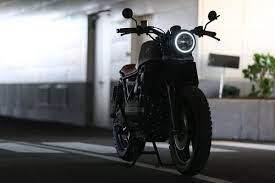
#> input picture bike.jfif, 275 x 183 px
$ jupyter execute Untitled.ipynb
#> lines starting #> are read from the running program, lines starting #| are printed output that depends on the picture; after the words box and inside, x2 and y2 are one past the last pixel; in counts of white or black regions, pixels touching at a corner belong together
[cell 1]
import cv2
import matplotlib.pyplot as plt

# Read the Image and convert to grayscale
BGR_image=cv2.imread('bike.jfif')
#> BGR_image is the input picture: shape (183, 275, 3); mean B, G, R 108.5, 107.9, 106.8
gray=cv2.cvtColor(BGR_image,cv2.COLOR_BGR2GRAY)
plt.imshow(gray)

# Use Global thresholding to segment the image
ret,thresh1=cv2.threshold(gray,100,255,cv2.THRESH_BINARY )
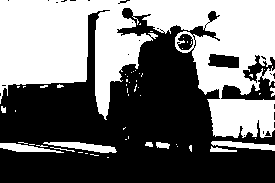
#> thresh1: shape (183, 275); 44.8% white; 55 white regions (45 under 20 px), largest, box (x1, y1, x2, y2) and area: (0, 0, 275, 138) 21018, (43, 142, 117, 153) 406, (211, 141, 275, 151) 339
ret,thresh2=cv2.threshold(gray,100,255,cv2.THRESH_BINARY_INV)
ret,thresh3=cv2.threshold(gray,100,255,cv2.THRESH_TRUNC)
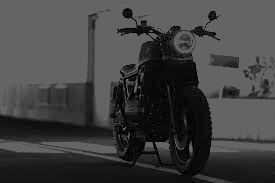
#> thresh3: shape (183, 275); min 0, max 100, mean 64.6
ret,thresh4=cv2.threshold(gray,100,255,cv2.THRESH_TOZERO)
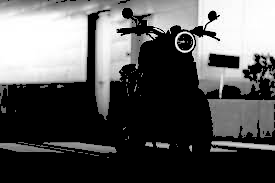
#> thresh4: shape (183, 275); min 0, max 255, mean 87.9
ret,thresh5=cv2.threshold(gray,100,255,cv2.THRESH_TOZERO_INV)
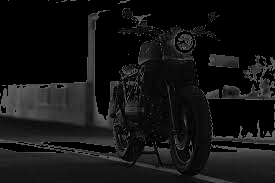
#> thresh5: shape (183, 275); min 0, max 100, mean 19.7

[cell 2]
img= cv2.GaussianBlur(gray,(3,3),0)
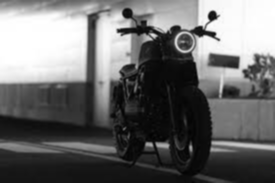
#> img: shape (183, 275); min 2, max 255, mean 107.6
th1 = cv2.adaptiveThreshold(gray, 255, cv2.ADAPTIVE_THRESH_MEAN_C,cv2.THRESH_BINARY, 11,2)
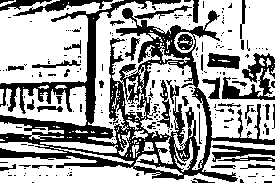
#> th1: shape (183, 275); 63.6% white; 222 black regions (177 under 20 px), largest, box (x1, y1, x2, y2) and area: (0, 0, 275, 182) 12343, (222, 53, 275, 100) 1009, (13, 0, 113, 16) 487
th2= cv2.adaptiveThreshold(gray, 255, cv2.ADAPTIVE_THRESH_GAUSSIAN_C,cv2.THRESH_BINARY, 11,2)
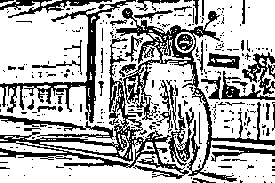
#> th2: shape (183, 275); 69.1% white; 310 black regions (264 under 20 px), largest, box (x1, y1, x2, y2) and area: (116, 8, 275, 182) 3343, (0, 38, 189, 179) 3274, (0, 0, 136, 123) 1934
titles = ['Original Image', 'Adaptive Mean Thresholding', "Adaptive Gaussian Thresholding"]
images =[img, th1, th2]
plt.title('Thresh binary')

plt.imshow(thresh2,cmap='gray')
plt.title('Thresh Binary Inverse')

plt.imshow(thresh3,cmap='gray')
plt.title('Thresh Truncate')

plt.imshow(thresh4,cmap='gray')
plt.title('Thresh to Zero')

plt.imshow(thresh5,cmap='gray')
plt.title("Thresh to Zero Inverse")

for i in range(3):
          plt.subplot (3,1,i+1),
          plt.imshow(images[i], 'gray')
          plt.title(titles[i])
          plt.xticks([]),plt.yticks([])
          plt.show()
          plt.imshow(thresh1,cmap='gray')

[cell 3]
ret2,th2 = cv2.threshold(gray,0,255,cv2.THRESH_BINARY+cv2.THRESH_OTSU)
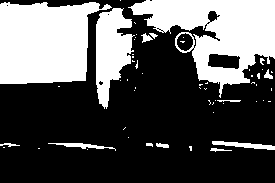
#> th2: shape (183, 275); 34.4% white; 57 white regions (43 under 20 px), largest, box (x1, y1, x2, y2) and area: (128, 0, 275, 98) 6990, (0, 2, 112, 84) 6988, (96, 8, 135, 109) 2404
#> ret2 = 134

plt.imshow(th2,cmap='gray')
plt.title("Thresh By Otsu's Method")

$ run again, with 1.jpg saved as bike.jfif
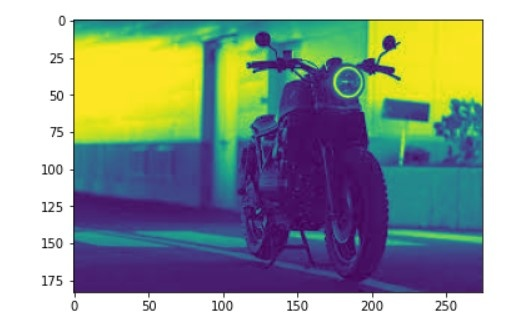
#> input picture 1.jpg, 531 x 331 px
#> BGR_image is the input picture: shape (331, 531, 3); mean B, G, R 155.1, 162.1, 153.3
#> `ret,thresh1=cv2.threshold(gray,100,255,cv2.THRESH_BINARY )`:
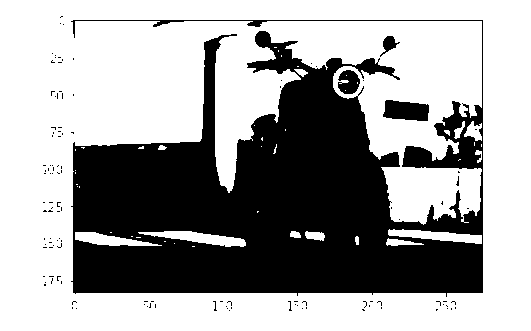
#> thresh1: shape (331, 531); 63.2% white; 118 black regions (114 under 20 px), largest, box (x1, y1, x2, y2) and area: (71, 20, 483, 297) 62911, (383, 100, 429, 121) 766, (338, 70, 360, 94) 387, (380, 36, 400, 57) 171
#> th1: shape (331, 531); 78.1% white; 462 black regions (358 under 20 px), largest, box (x1, y1, x2, y2) and area: (69, 19, 484, 298) 27194, (381, 98, 430, 123) 735, (234, 76, 263, 185) 705
#> `ret2,th2 = cv2.threshold(gray,0,255,cv2.THRESH_BINARY+cv2.THRESH_OTSU)`:
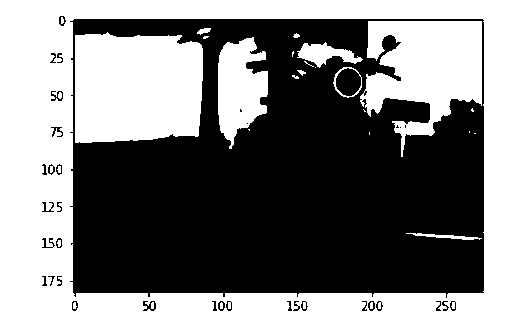
#> th2: shape (331, 531); 51.2% white; 35 black regions (5 under 20 px), largest, box (x1, y1, x2, y2) and area: (70, 19, 484, 298) 84779, (143, 301, 156, 311) 70, (51, 91, 63, 101) 60
#> ret2 = 156

$ run again, with 2.jpg saved as bike.jfif
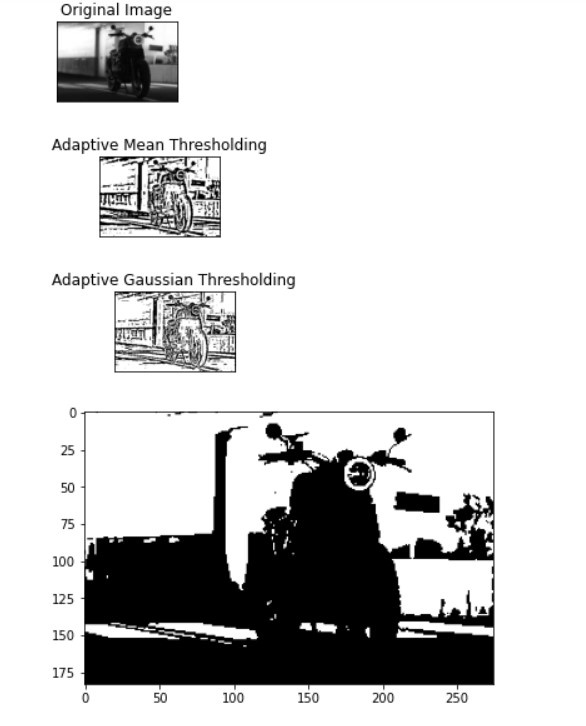
#> input picture 2.jpg, 586 x 726 px
#> BGR_image is the input picture: shape (726, 586, 3); min 0, max 255, mean 207.9
#> `ret,thresh1=cv2.threshold(gray,100,255,cv2.THRESH_BINARY )`:
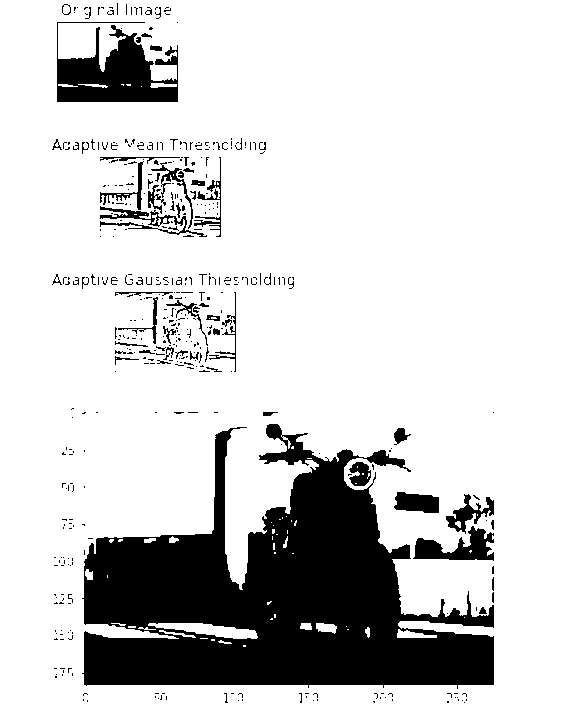
#> thresh1: shape (726, 586); 82.9% white; 445 black regions (379 under 20 px), largest, box (x1, y1, x2, y2) and area: (82, 424, 494, 689) 57696, (57, 22, 178, 102) 5473, (413, 526, 494, 561) 1432
#> th1: shape (726, 586); 90% white; 384 black regions (275 under 20 px), largest, box (x1, y1, x2, y2) and area: (80, 411, 495, 690) 20415, (56, 21, 179, 103) 5016, (99, 156, 221, 238) 4162
#> `ret2,th2 = cv2.threshold(gray,0,255,cv2.THRESH_BINARY+cv2.THRESH_OTSU)`:
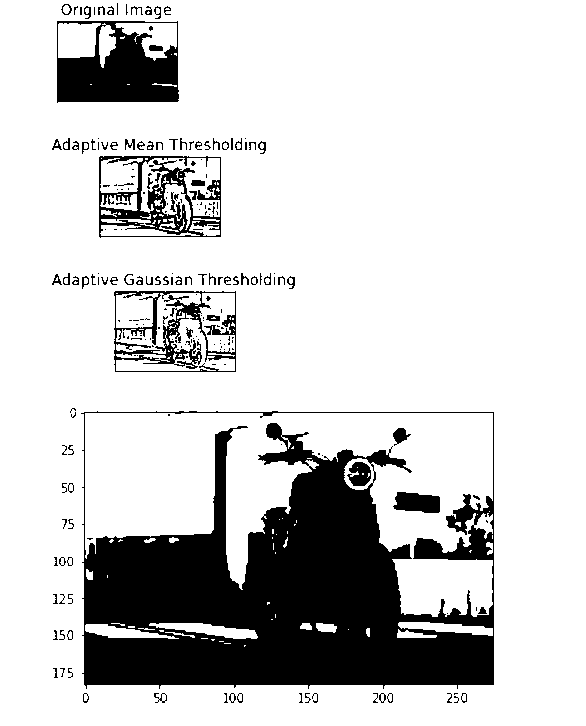
#> th2: shape (726, 586); 81.2% white; 223 black regions (128 under 20 px), largest, box (x1, y1, x2, y2) and area: (81, 411, 494, 689) 61653, (57, 21, 179, 103) 6642, (99, 156, 221, 238) 3626
#> ret2 = 135
